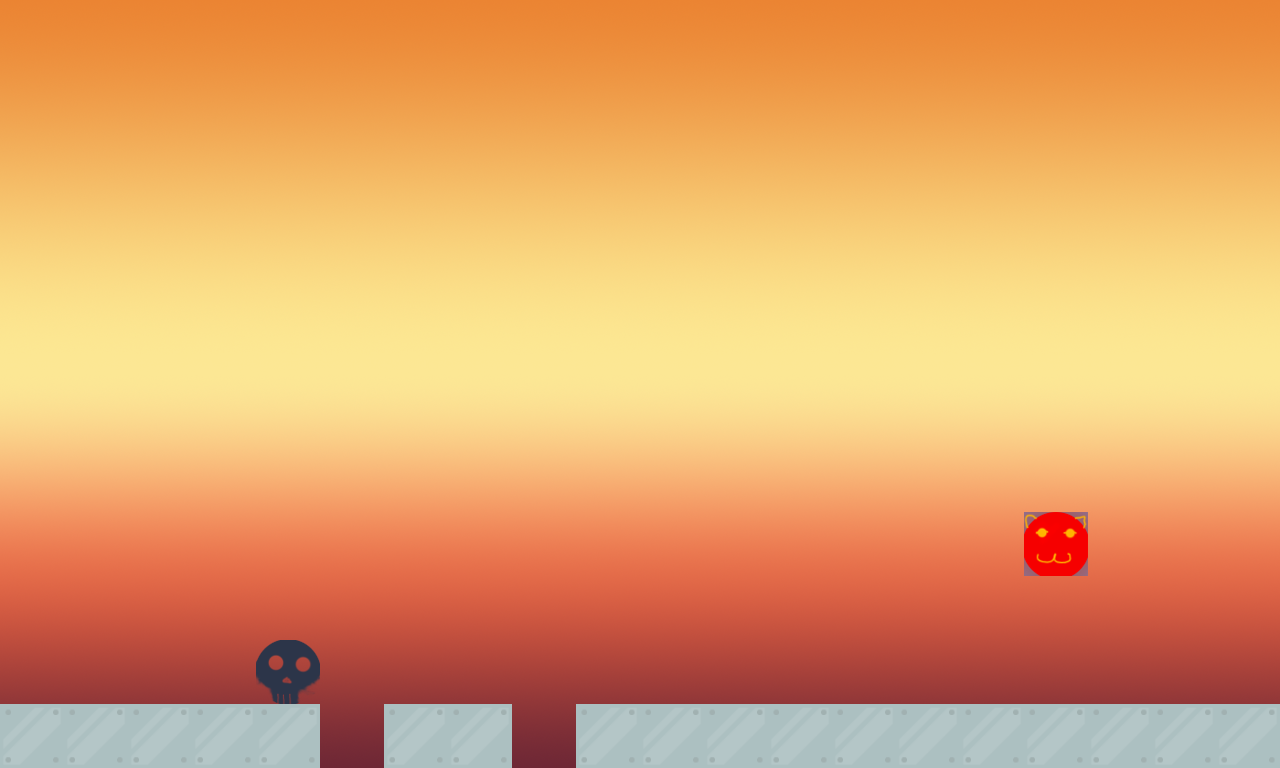

This is a level from a 2D game, rendered from its Tiled map with the project's own tilesets. A one-line summary and the map file follow, with tile-layer data summarised:
An orthogonal 20x12 tile map with 64x64 px tiles, 2 tile layers (level, GameElement), 2 tilesets, 1 image layer and 3 objects.

<map version="1.0" orientation="orthogonal" renderorder="right-down" width="20" height="12" tilewidth="64" tileheight="64" nextobjectid="20">
 <tileset firstgid="1" name="level_tileset" tilewidth="64" tileheight="64" tilecount="1" columns="1">
  <image source="../assets/Tiles/level_tileset.png" trans="ff00ff" width="64" height="64" />
 </tileset>
 <tileset firstgid="2" name="GameElement_tileset" tilewidth="64" tileheight="64" tilecount="3" columns="3">
  <image source="../assets/Tiles/GameElement_tileset.png" trans="ff00ff" width="192" height="64" />
 </tileset>
 <imagelayer name="bg">
  <image source="../assets/BG/Sky/sky_brick.png" width="1280" height="768" />
 </imagelayer>
 <layer name="level" width="20" height="12">
  <data>[240 cells, 18 non-empty, 1 distinct tile ids]</data>
 </layer>
 <objectgroup name="objects">
  <object id="10" x="574.667" y="704" width="705.333" height="64" />
  <object id="18" x="-1.33333" y="705.333" width="322.667" height="58.6667" />
  <object id="19" x="389.333" y="701.333" width="120" height="68" />
 </objectgroup>
 <layer name="GameElement" width="20" height="12">
  <data>[240 cells, 2 non-empty, 2 distinct tile ids]</data>
 </layer>
</map>
